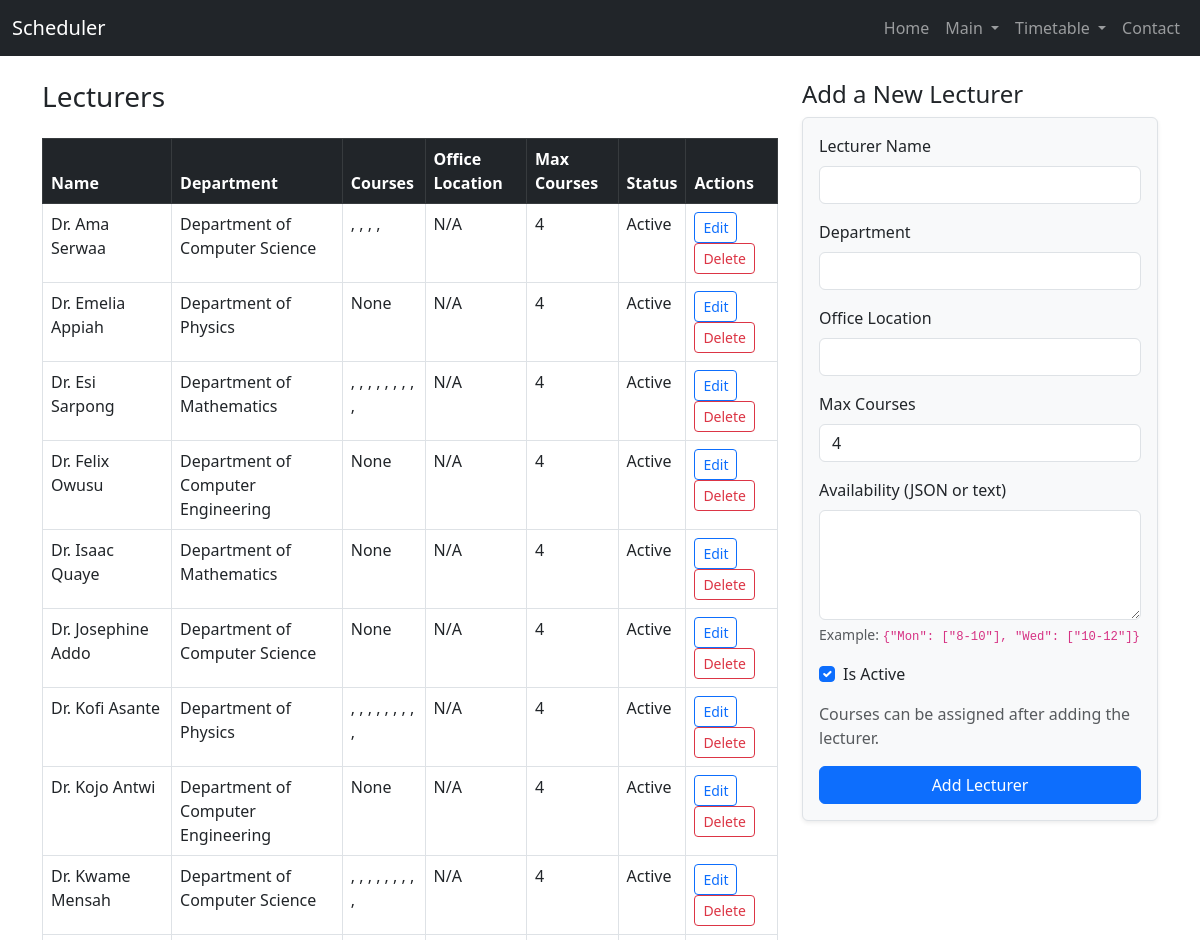
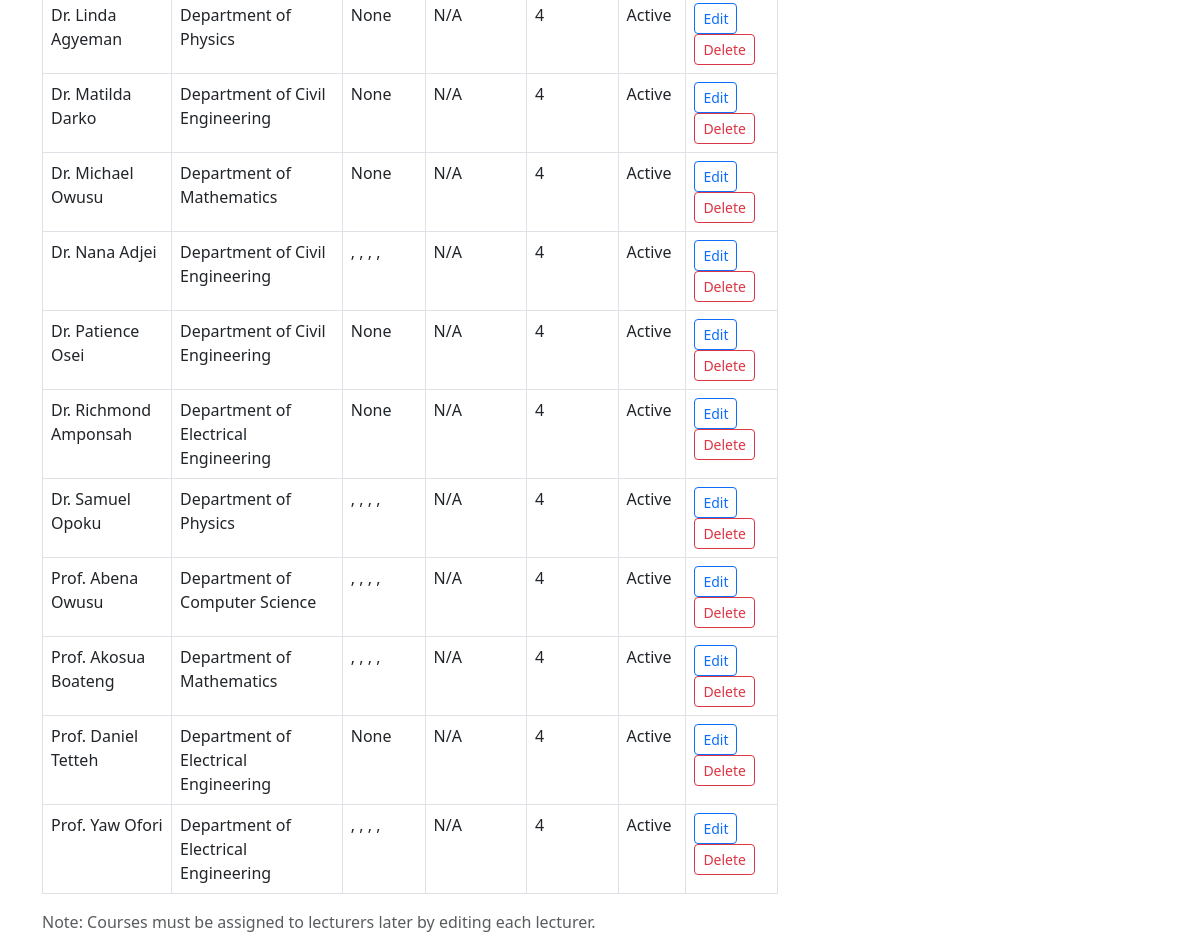
The app's page /timetable/lecturers/ with its own data (2 pictures, top to bottom).
### Timetable/models.py (models this page shows, shortened)
class Lecturer(models.Model):
    name = models.CharField(max_length=100)
    department = models.ForeignKey(Department, on_delete=models.CASCADE)
    staff_id = models.CharField(max_length=20, unique=True, db_index=True, null=True, blank=True)
    availability = models.JSONField(blank=True, null=True)  # For regular teaching availability
    proctor_availability = models.JSONField(blank=True, null=True)  # For exam proctoring availability
    is_proctor = models.BooleanField(default=False)
    max_courses = models.PositiveIntegerField(default=4)
    is_active = models.BooleanField(default=True)
    class Meta:
        ordering = ['name']

class Department(models.Model):
    code = models.CharField(max_length=10, unique=True)
    name = models.CharField(max_length=100)
    building = models.ForeignKey(Building, on_delete=models.SET_NULL, null=True, blank=True)
    college = models.ForeignKey('College', on_delete=models.SET_NULL, null=True, blank=True, related_name='departments')
    def __str__(self):
        return self.name

class Course(models.Model):
    code = models.CharField(max_length=20, unique=True)
    title = models.CharField(max_length=200)
    course_type = models.ForeignKey(CourseType, on_delete=models.CASCADE)
    department = models.ForeignKey(Department, on_delete=models.CASCADE)
    credit_hours = models.PositiveIntegerField()
    enrollment = models.PositiveIntegerField()
    lecturers = models.ManyToManyField(Lecturer, related_name='courses')
    classes = models.ManyToManyField(Class, related_name='courses')
    requires_lab = models.BooleanField(default=False)
    lab_type = models.ForeignKey(LabType, on_delete=models.SET_NULL, null=True, blank=True)
    class Meta:
        ordering = ['code']

### Timetable/views.py (the view, shortened to what this page needs)
# urls.py: path('lecturers/',views.lecturers, name='lecturers'),
def lecturers(request):
    lecturers = Lecturer.objects.all()
    all_courses = Course.objects.all()
    return render(request, 'timetable/lecturers.html', {
        'lecturers': lecturers,
        'all_courses': all_courses
    })

### templates/timetable/lecturers.html (shortened to what this page needs)
{% extends 'home/base.html' %}
{% block content %}
<div class="row">
    <div class="col-md-8">
        <h3 class="mb-4">Lecturers</h3>
        <table class="table table-bordered table-hover">
            <thead class="table-dark">
                <tr>
                    <th>Name</th>
                    <th>Department</th>
                    <th>Courses</th>
                    <th>Office Location</th>
                    <th>Max Courses</th>
                    <th>Status</th>
                    <th>Actions</th>
                </tr>
            </thead>
            <tbody>
                {% for lecturer in lecturers %}
                <tr>
                    <td>{{ lecturer.name }}</td>
                    <td>{{ lecturer.department }}</td>
                    <td>
                        {% for course in lecturer.courses.all %}
                            {{ course.course_code }}{% if not forloop.last %}, {% endif %}
                        {% empty %}None{% endfor %}
                    </td>
                    <td>{{ lecturer.office_location|default:"N/A" }}</td>
                    <td>{{ lecturer.max_courses }}</td>
                    <td>{{ lecturer.is_active|yesno:"Active,Inactive" }}</td>
                    <td>
                        <a href="{% url 'edit_lecturer' lecturer.id %}" class="btn btn-sm btn-outline-primary">Edit</a>
                        <a href="{% url 'delete_lecturer' lecturer.id %}" class="btn btn-sm btn-outline-danger" onclick="return confirm('Are you sure you want to delete this lecturer?');">Delete</a>
                    </td>
                </tr>
                {% empty %}
                <tr><td colspan="7">No lecturers added yet.</td></tr>
                {% endfor %}
            </tbody>
        </table>
        <p class="text-muted mt-3">Note: Courses must be assigned to lecturers later by editing each lecturer.</p>
    </div>
    <div class="col-md-4">
        <h4>Add a New Lecturer</h4>
        <form method="post" class="border p-3 rounded shadow-sm bg-light">
            <div class="mb-3">
                <label for="name" class="form-label">Lecturer Name</label>
                <input type="text" class="form-control" id="name" name="name" required>
            </div>
            <div class="mb-3">
                <label for="department" class="form-label">Department</label>
                <input type="text" class="form-control" id="department" name="department" required>
            </div>
            <div class="mb-3">
                <label for="office_location" class="form-label">Office Location</label>
                <input type="text" class="form-control" id="office_location" name="office_location">
            </div>
            <div class="mb-3">
                <label for="max_courses" class="form-label">Max Courses</label>
                <input type="number" class="form-control" id="max_courses" name="max_courses" value="4" min="1">
            </div>
            <div class="mb-3">
                <label for="availability" class="form-label">Availability (JSON or text)</label>
                <textarea class="form-control" id="availability" name="availability" rows="4"></textarea>
                <div class="form-text">
                    Example: <code>{"Mon": ["8-10"], "Wed": ["10-12"]}</code>
                </div>
            </div>
            <div class="mb-3 form-check">
                <input type="checkbox" class="form-check-input" id="is_active" name="is_active" checked>
                <label class="form-check-label" for="is_active">Is Active</label>
            </div>
            <p class="text-muted">Courses can be assigned after adding the lecturer.</p>
            <button type="submit" class="btn btn-primary w-100">Add Lecturer</button>
        </form>
    </div>
</div>
{% endblock %}

### records on screen
Lecturer: name "Dr. Ama Serwaa", department "Department of Computer Science", office_location "N/A", max_courses "4", is_active "Active"
Lecturer: name "Dr. Emelia Appiah", department "Department of Physics", office_location "N/A", max_courses "4", is_active "Active"
Lecturer: name "Dr. Esi Sarpong", department "Department of Mathematics", office_location "N/A", max_courses "4", is_active "Active"
Lecturer: name "Dr. Felix Owusu", department "Department of Computer Engineering", office_location "N/A", max_courses "4", is_active "Active"
Lecturer: name "Dr. Isaac Quaye", department "Department of Mathematics", office_location "N/A", max_courses "4", is_active "Active"
Lecturer: name "Dr. Josephine Addo", department "Department of Computer Science", office_location "N/A", max_courses "4", is_active "Active"
Lecturer: name "Dr. Kofi Asante", department "Department of Physics", office_location "N/A", max_courses "4", is_active "Active"
Lecturer: name "Dr. Kojo Antwi", department "Department of Computer Engineering", office_location "N/A", max_courses "4", is_active "Active"
Lecturer: name "Dr. Kwame Mensah", department "Department of Computer Science", office_location "N/A", max_courses "4", is_active "Active"
Lecturer: name "Dr. Linda Agyeman", department "Department of Physics", office_location "N/A", max_courses "4", is_active "Active"
Lecturer: name "Dr. Matilda Darko", department "Department of Civil Engineering", office_location "N/A", max_courses "4", is_active "Active"
Lecturer: name "Dr. Michael Owusu", department "Department of Mathematics", office_location "N/A", max_courses "4", is_active "Active"
Lecturer: name "Dr. Nana Adjei", department "Department of Civil Engineering", office_location "N/A", max_courses "4", is_active "Active"
Lecturer: name "Dr. Patience Osei", department "Department of Civil Engineering", office_location "N/A", max_courses "4", is_active "Active"
Lecturer: name "Dr. Richmond Amponsah", department "Department of Electrical Engineering", office_location "N/A", max_courses "4", is_active "Active"
Lecturer: name "Dr. Samuel Opoku", department "Department of Physics", office_location "N/A", max_courses "4", is_active "Active"
Lecturer: name "Prof. Abena Owusu", department "Department of Computer Science", office_location "N/A", max_courses "4", is_active "Active"
Lecturer: name "Prof. Akosua Boateng", department "Department of Mathematics", office_location "N/A", max_courses "4", is_active "Active"
Lecturer: name "Prof. Daniel Tetteh", department "Department of Electrical Engineering", office_location "N/A", max_courses "4", is_active "Active"
Lecturer: name "Prof. Yaw Ofori", department "Department of Electrical Engineering", office_location "N/A", max_courses "4", is_active "Active"
